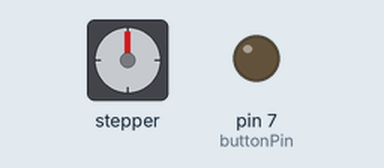
Simulated run of this sketch. Board: Arduino Uno, built with avr-gcc and run on an emulated ATmega328P. Parts: stepper motor, output pins drawn as LEDs (lit = HIGH). Stepper angles assume 2048 steps per turn.

Above: at 0.15 s.
At 9.81 s:
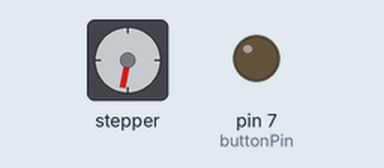
At 19.78 s:
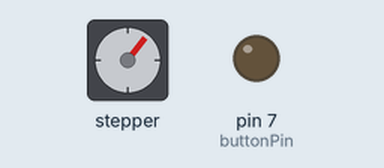
At 39.72 s:
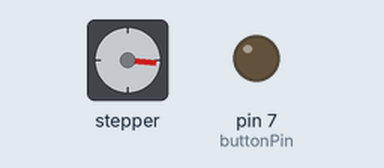
Timing chart, 0 to 40.0 s (numbered marks = the images above):
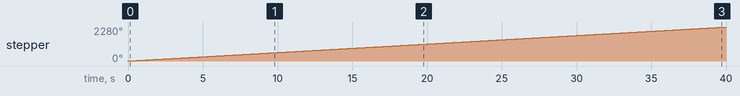

The sketch:

stepperMotor.ino
```cpp
#include <Stepper.h>
int stepsRevolution = 2048;
int motSpeed = 10;
int delayTime = 500;
Stepper myStepper(stepsRevolution, 8, 10, 9, 11);
int stepperState = 1;
int buttonPin = 7;
int oldButtonVal = 0;
int newButtonVal;

void setup() {
  Serial.begin(9600);
  myStepper.setSpeed(motSpeed);
  pinMode(buttonPin, INPUT);
  pinMode(buttonPin, HIGH);
}

void loop() {
  //stepperMotor();
  newButtonVal = digitalRead(buttonPin);
  buttonMotor(oldButtonVal, newButtonVal);
  // Serial.println(newButtonVal);
  oldButtonVal = newButtonVal;
}

void stepperMotor() {
  myStepper.step(stepsRevolution);
  delay(delayTime);
  myStepper.step(-stepsRevolution);
  delay(delayTime);
}

void buttonMotor(int oldButtonVal, int newButtonVal) {
  if (oldButtonVal == 0 && newButtonVal == 1) {
    stepperState = stepperState * (-1);
  }
  myStepper.step(stepperState * 1);
}
```

Measured:
- by itself, stepper: keeps turning clockwise at about 57°/s
